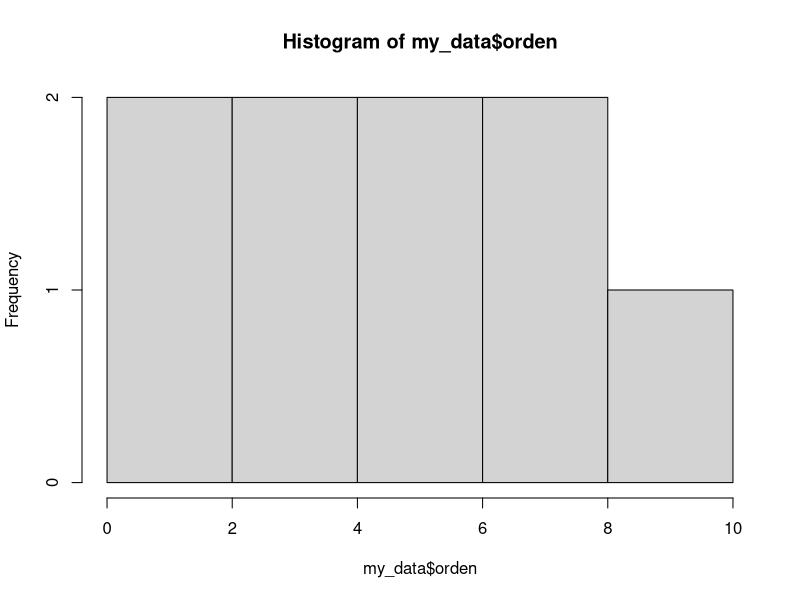

The R source for this figure:
## ---- chunk 1
nombres<-c("Belén","Camila","Eve","Gerónimo","Joan","Joaquín","Lautaro", "María","Natalia")
#orden de la lista
orden<-c(1,2,3,4,5,6,7,8,9)
my_data<- data.frame(nombres,orden)
print(my_data)
## ---- chunk 2
hist(my_data$orden)
